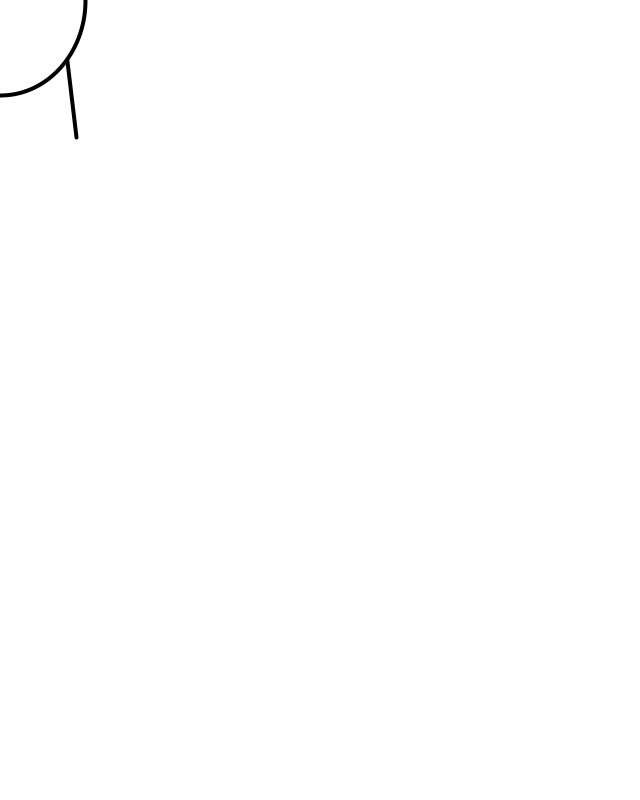
Frame 1 (no input)
Frame 60 (the mouse pressed at the canvas centre just before this capture): identical to frame 1, image omitted
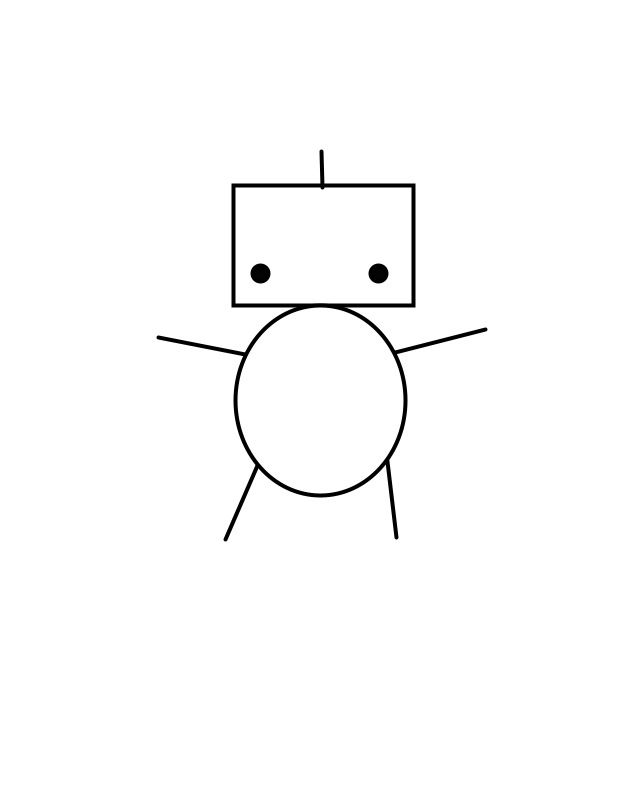
Frame 120 (the mouse held since frame 60 and released just before this capture)

The Processing sketch that drew these frames (run headless with seeded random() and noise(); from frame 60 on, the mouse is pressed at the canvas centre):

// Processing sketch: roboDud
// ── roboDud.pde
void setup() {
  size(640, 800);
}
void draw() {
  translate(mouseX-317, mouseY-555);
  strokeWeight(3);
  background(255);
  rectMode(CENTER);
  fill(255);
  strokeWeight(4);
  rect(width/2, height/2, 180, 120);
  line(381, 591, 393, 692);
  println(mouseX, mouseY);
  line(267, 590, 222, 694);
  line(247, 510, 155, 492);
  line(380, 510, 482, 484);
  ellipse(317, 555, 170, 190);
  fill(3);
  ellipse(257, 428, 16, 16);
  ellipse(375, 428, 16, 16);
  line(319, 342, 318, 306);
  
} 
